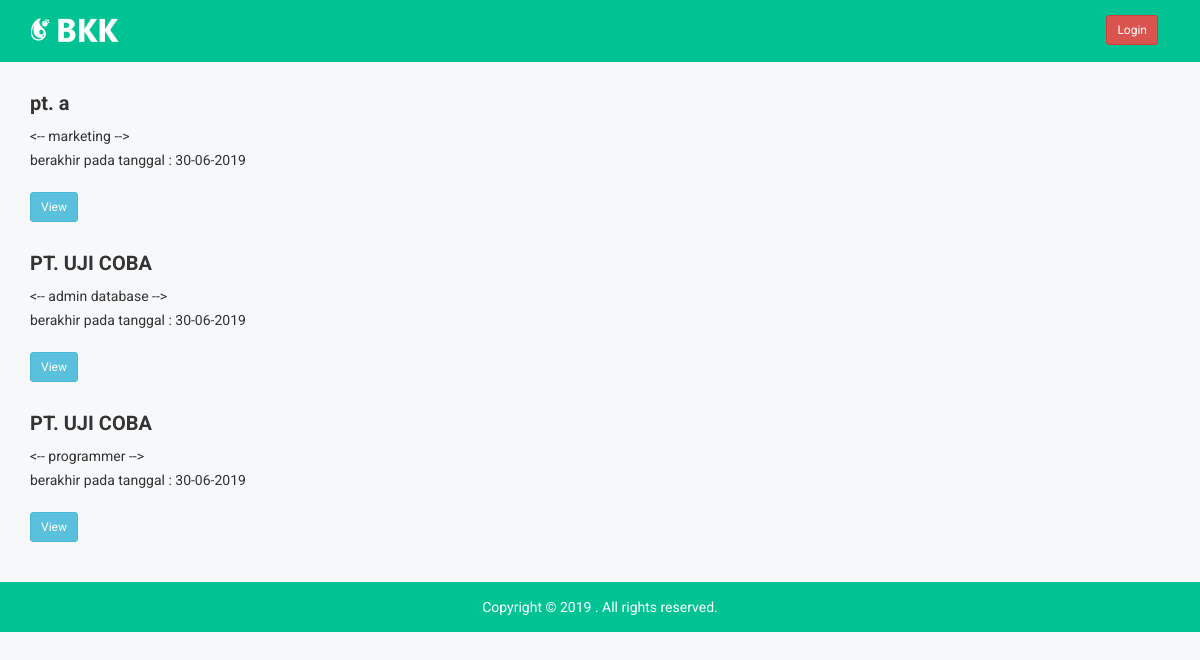
Before: / with the older database file.
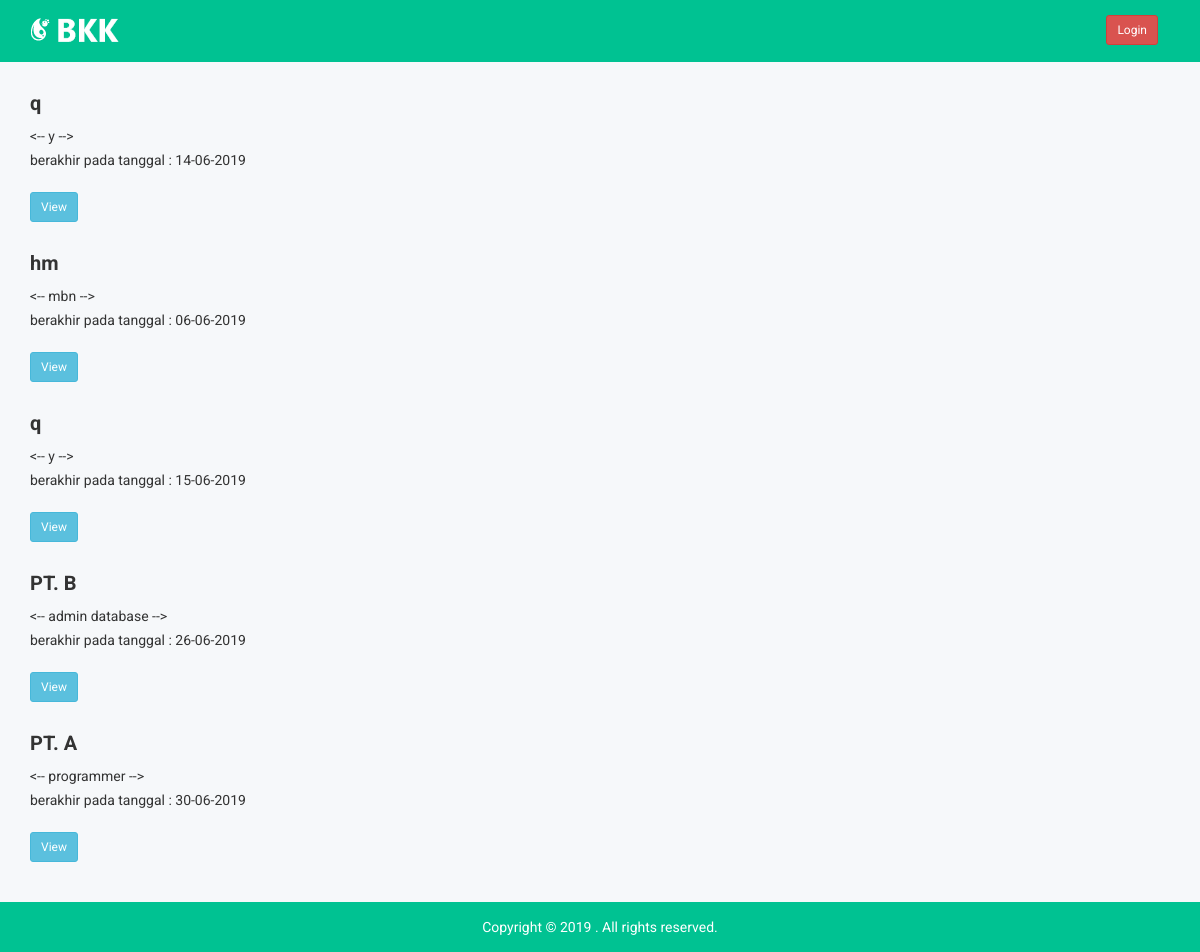
After: the same page with the newer database file.
### tables this page shows
CREATE TABLE `loker` (
  `id_loker` int(11) NOT NULL,
  `posisi` varchar(100) DEFAULT NULL,
  `nama_perusahaan` varchar(100) DEFAULT NULL,
  `isi` mediumtext,
  `tanggal_ex` datetime DEFAULT NULL,
  PRIMARY KEY (`id_loker`)
);

### index.php (the view, shortened to what this page needs)
<!doctype html>
<html class="no-js" lang="">
<head>
    <link rel="stylesheet" href="css/bootstrap.min.css">
    <link rel="stylesheet" href="css/font-awesome.min.css">
    <link rel="stylesheet" href="css/owl.carousel.css">
    <link rel="stylesheet" href="css/owl.theme.css">
    <link rel="stylesheet" href="css/owl.transitions.css">
    <link rel="stylesheet" href="css/meanmenu/meanmenu.min.css">
    <link rel="stylesheet" href="css/animate.css">
    <link rel="stylesheet" href="css/normalize.css">
    <link rel="stylesheet" href="css/scrollbar/jquery.mCustomScrollbar.min.css">
    <link rel="stylesheet" href="css/jvectormap/jquery-jvectormap-2.0.3.css">
    <link rel="stylesheet" href="css/notika-custom-icon.css">
    <link rel="stylesheet" href="css/wave/waves.min.css">
    <link rel="stylesheet" href="css/main.css">
    <link rel="stylesheet" href="style.css">
    <link rel="stylesheet" href="css/responsive.css">
</head>
<body>
    <div class="header-top-area">
        <div class="container">
            <div class="row">
                <div class="col-lg-4 col-md-4 col-sm-12 col-xs-12">
                    <div class="logo-area">
                        <a href="#"><img src="img/logo/logo.png" alt="" /></a>
                    </div>
                </div>
                <div>
                    <ul class="nav nav-tabs notika-menu-wrap menu-it-icon-pro pull-right">
                        <li>
                            <a href='login.php'><button class='btn btn-danger btn-sm'>Login </button></a>
                        </li>
                    </ul>
                </div>
            </div>
        </div>
    </div>
    <?php
    include('config.php');
    $query = mysqli_query($conn, "SELECT * FROM loker ORDER BY id_loker DESC");
    ?>
     <div class="dialog-area">
        <div class="container">
            <?php
            while($data = mysqli_fetch_array($query)) {
                $tgl = $data['tanggal_ex'];
                $tanggal = date('d-m-Y', strtotime($tgl));
            echo "<div class='row'>";
                echo "<div class='col-md-12'>";
                    echo "<div class='dialog-inner mg-t-30'>";
                        echo "<div class='contact-hd dialog-hd'>";
                            echo "<h2>".$data ['nama_perusahaan']."</h2>";
                            echo "<p><-- ".$data['posisi']." --></p>";
                            echo "<p>berakhir pada tanggal : ".$tanggal."</p>";
                        echo "</div>";
                        echo "<div class='dialog-pro dialog'>";
                            echo "<a data-toggle='modal' data-target='#myModalone' data-id=".$data['id_loker']."><button class='btn btn-info btn-sm'>View </button></a>
                        </div>";
                    echo "</div>";
                echo "</div>";
            echo "</div>";
        }
            ?>
        </div>
    </div>
    <div class="footer-copyright-area">
        <div class="container">
            <div class="row">
                <div class="col-lg-12 col-md-12 col-sm-12 col-xs-12">
                    <div class="footer-copy-right">
                        <p>Copyright © 2019
. All rights reserved.</p>
                    </div>
                </div>
            </div>
        </div>
    </div>
</body>
</html>

### css/main.css (style rules this page uses)
html { color: #222; font-size: 1em; line-height: 1.4; }
audio, canvas, iframe, img, svg, video { vertical-align: middle; }

Changed rows visible on the page:
removed loker: nama_perusahaan "pt. a", posisi "marketing", tanggal_ex "30-06-2019"
added loker: nama_perusahaan "q", posisi "y", tanggal_ex "14-06-2019"
added loker: nama_perusahaan "hm", posisi "mbn", tanggal_ex "06-06-2019"
added loker: nama_perusahaan "q", posisi "y", tanggal_ex "15-06-2019"
changed loker "admin database": nama_perusahaan "PT. UJI COBA" → "PT. B"; tanggal_ex "30-06-2019" → "26-06-2019"
changed loker "programmer": nama_perusahaan "PT. UJI COBA" → "PT. A"
